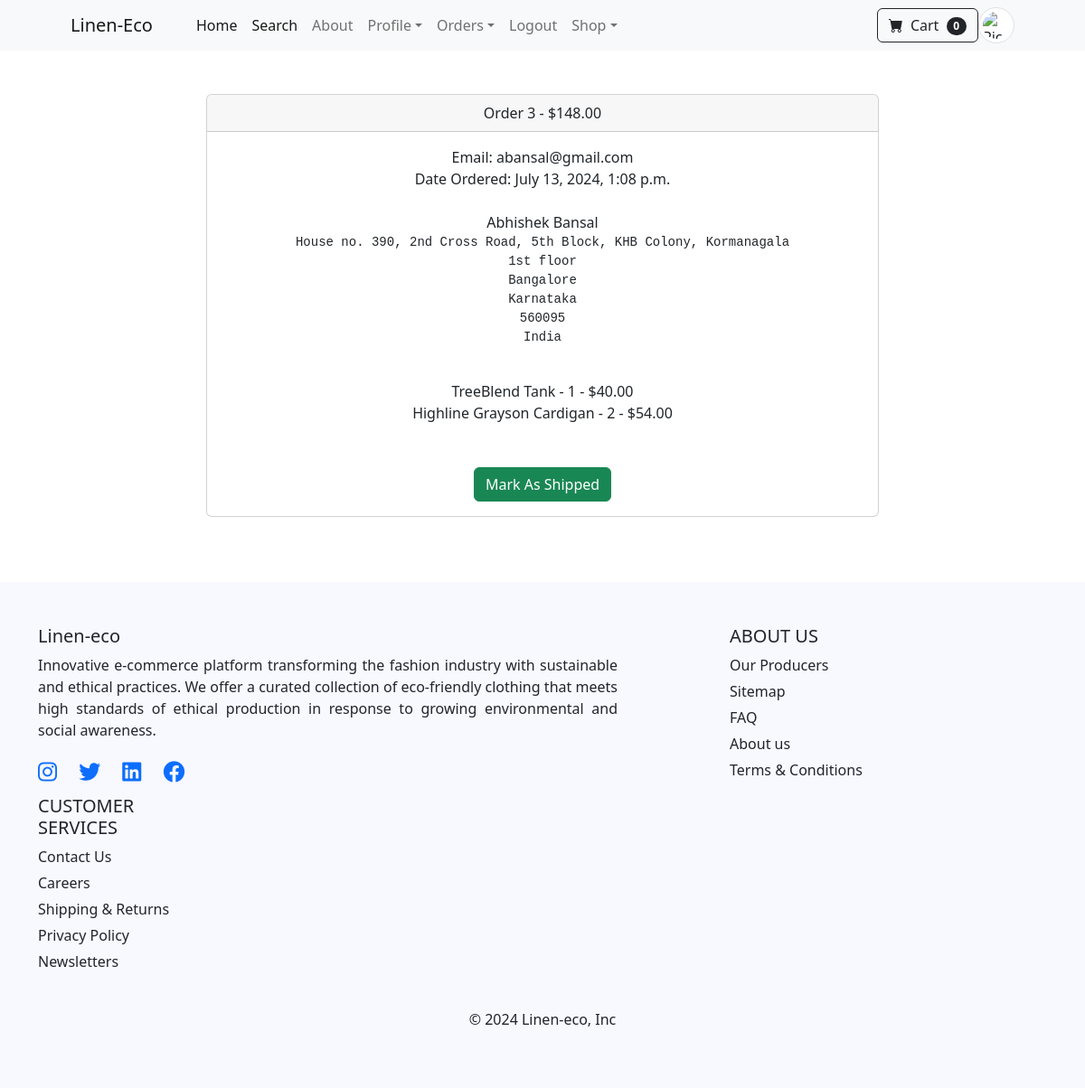
The app's page /payment/orders/3 (signed in) with its own data.
### payment/models.py (models this page shows, shortened)
class Order(models.Model):
    user = models.ForeignKey(User, on_delete=models.CASCADE, null=True, blank=True)
    full_name = models.CharField(max_length=250)
    email = models.EmailField(max_length=250)
    shipping_address = models.TextField(max_length=15000)
    amount_paid = models.DecimalField(max_digits=7, decimal_places=2)
    date_ordered = models.DateTimeField(auto_now_add=True)
    shipped = models.BooleanField(default=False)
    date_shipped = models.DateTimeField(blank=True, null=True)

class OrderItem(models.Model):
    order = models.ForeignKey(Order, on_delete=models.CASCADE, null=True)
    product = models.ForeignKey(Product, on_delete=models.CASCADE, null=True)
    user = models.ForeignKey(User, on_delete=models.CASCADE, null=True, blank=True)
    quantity = models.PositiveBigIntegerField(default=1)
    price = models.DecimalField(max_digits=7, decimal_places=2)

### store/models.py (models this page shows)
class Product(models.Model):
    name = models.CharField(max_length=100)
    price = models.DecimalField(default=0, decimal_places=2, max_digits=6)
    category = models.ForeignKey(Category, on_delete=models.CASCADE, default=1)
    description = models.CharField(max_length=250, default='', blank=True, null=True)
    image = models.ImageField(upload_to='uploads/product/')
    is_sale = models.BooleanField(default=False)
    sale_price = models.DecimalField(default=0, decimal_places=2, max_digits=6)
    def __str__(self):
        return self.name

### payment/views.py (the view, shortened to what this page needs)
# urls.py: path('orders/<int:pk>', views.orders, name='orders'),
def orders(request, pk):
    if request.user.is_authenticated and request.user.is_superuser:
        order = Order.objects.get(pk=pk)
        items = OrderItem.objects.filter(order=pk)
        return render(request, 'payment/orders.html', {"order":order, "items":items})
    else:
        messages.success(request, 'Access denied')
        return redirect('home')

### cart/cart.py (called while the page is built)
    def __len__(self):
        return len(self.cart)

### cart/context_processors.py (called while the page is built)
def cart(request):
    return {'cart': Cart(request)}

### store/context_processors.py (called while the page is built)
def user_profile(request):
    profile = None
    if request.user.is_authenticated:
        try:
            profile = UserProfile.objects.get(user=request.user)
        except UserProfile.DoesNotExist:
            pass
    return {'user_profile': profile}

### payment/templates/payment/orders.html (shortened to what this page needs)
{% extends 'base.html' %}
{% block content %}
        <div class="container">
        	<div class="row">
        		<center>
        			<div class="col-8">
        				<br/><br/>
<div class="card">
  <div class="card-header">
    Order {{ order.id}} - ${{order.amount_paid}}
  </div>
  <div class="card-body">
    Email: {{ order.email}}<br/>
    {% if order.date_shipped %}
      Date Shipped: {{ order.date_shipped}}
    {% else %}
     Date Ordered: {{ order.date_ordered}}
    {% endif %}
    <br/><br/>
    {{ order.full_name }}<br/>
    <pre>{{ order.shipping_address }}
    </pre>
    {% for item in items %}
      {{ item.product }} - {{ item.quantity }} - ${{ item.price }}<br/>
    {% endfor %}
    <br/><br/>
    {% if not order.shipped %}
    <form method="POST">
      <button type="Submit" class="btn btn-success">Mark As Shipped</button>
    </form>
    {% else %}
    <form method="POST">
      {% csrf_token %}
      <input type="hidden" name="shipping_status" value="false">
      <button type="Submit" class="btn btn-danger">Mark As Not Shipped</button>
    </form>
    {% endif %}
  </div>
</div>
<br/>
<br/><br/>
        			</div>
        		</center>
        	</div>
        </div>
{% endblock %}

### records on screen
Order: id "3", amount_paid "148.00", email "abansal@gmail.com", date_ordered "July 13, 2024, 1:08 p.m.", full_name "Abhishek Bansal", shipping_address "House no. 390, 2nd Cross Road, 5th Block, KHB Colony, Kormanagala 1st floor Bangalore Karnataka 560095 India"
OrderItem: product "TreeBlend Tank", quantity "1", price "40.00"
OrderItem: product "Highline Grayson Cardigan", quantity "2", price "54.00"

### other values on screen
{{ cart|length }} "0"
